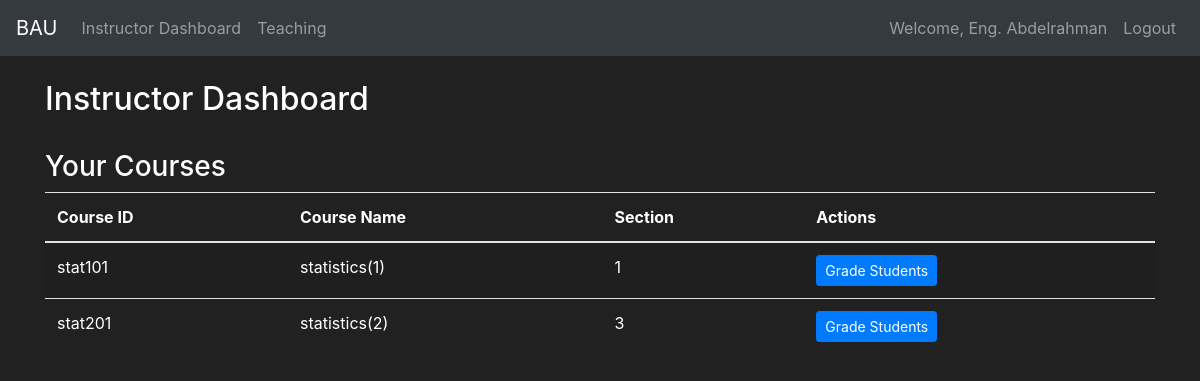
The page /instructor/dashboard (signed in) on the database as committed earlier.
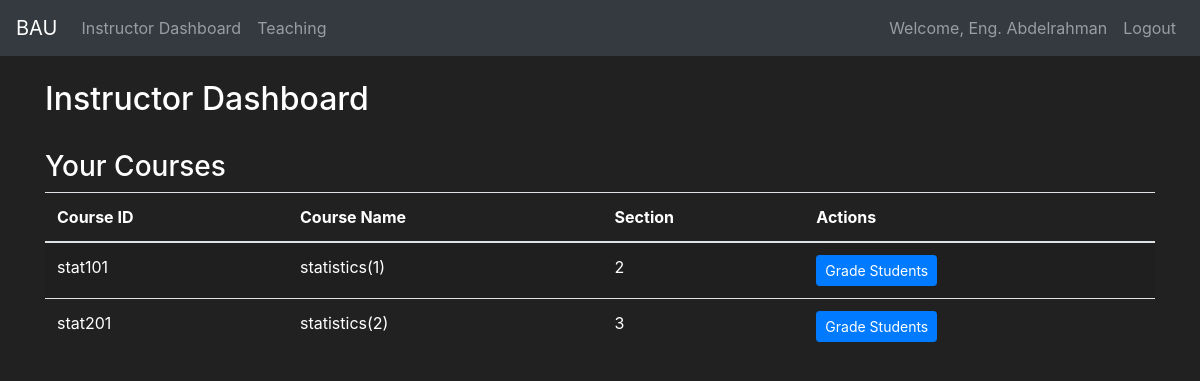
The same page on the database as committed later.
### App/models.py (models this page shows, shortened)
class Section(db.Model):
    id = db.Column(db.Integer(), primary_key=True)
    course_id = db.Column(db.String(length=10), db.ForeignKey("courses.id"))
    place = db.Column(db.Integer(), db.ForeignKey("place.place_num"), nullable=False)
    semester = db.Column(db.String(length=20), nullable=False)
    type = db.Column(
        db.Enum(SectionType), nullable=False, default=SectionType.THEORETICAL
    )
    day = db.Column(db.Enum(WeekDay), nullable=False)  # Use Enum for better clarity
    start_time = db.Column(db.Time(), nullable=False)  # Separate start time
    end_time = db.Column(db.Time(), nullable=False)  # Separate end time
    group = db.Column(db.Integer(), nullable=False)
    capacity = db.Column(db.Integer(), nullable=False, default=26)
    course = db.relationship(
        "Courses", back_populates="sections", foreign_keys=[course_id]
    )
    registered_courses = db.relationship(
        "Course_registered", backref="section", lazy=True
    )
    instructor_id = db.Column(db.Integer(), db.ForeignKey("user.id"))

class Courses(db.Model):
    id = db.Column(db.String(length=10), primary_key=True)
    name = db.Column(db.String(length=20), nullable=False, unique=True)
    credit_hours = db.Column(db.Integer(), nullable=False, default=3)
    department = db.Column(db.Integer(), db.ForeignKey("department.id"))
    courses = db.relationship(
        "Course_prerequisite",
        backref="course",
        lazy=True,
        foreign_keys="[Course_prerequisite.prerequisite_id]",
    )
    sections = db.relationship("Section", back_populates="course", lazy=True)

### App/routes.py (the view)
@app.route("/instructor/dashboard")
@login_required
def instructor_dashboard():
    if current_user.role != 1:
        return render_template("unauthorized.html"), 403
    taught_sections = current_user.taught_sections
    return render_template("instructor_dashboard.html", taught_sections=taught_sections)

### App/models.py (called while the page is built)
@login_manager.user_loader
def load_user(user_id):
    return User.query.get(int(user_id))

### App/templates/instructor_dashboard.html (shortened to what this page needs)
{% extends "base.html" %}
{% block content %}
<div class="container mt-4">
    <h2 class="text-white">Instructor Dashboard</h2>
    <br>
    <h3 class="text-white">Your Courses</h3>
    <table class="table table-striped">
        <thead>
            <tr>
                <th class="text-white">Course ID</th>
                <th class="text-white">Course Name</th>
                <th class="text-white">Section</th>
                <th class="text-white">Actions</th>
            </tr>
        </thead>
        <tbody>
            {% for section in taught_sections %}
            <tr>
                <td class="text-white">{{ section.course.id }}</td>
                <td class="text-white">{{ section.course.name }}</td>
                <td class="text-white">{{ section.id }}</td>
                <td>
                    <a href="{{ url_for('grade_students', section_id=section.id) }}"
                        class="btn btn-primary btn-sm">Grade Students</a>
                </td>
            </tr>
            {% endfor %}
        </tbody>
    </table>
</div>
{% endblock %}

Rows that differ between the two databases and show on the page:
no longer on this page (row edited): Section: course.id "stat101", course.name "statistics(1)", id "1"
now on this page (row edited): Section: course.id "stat101", course.name "statistics(1)", id "2"
